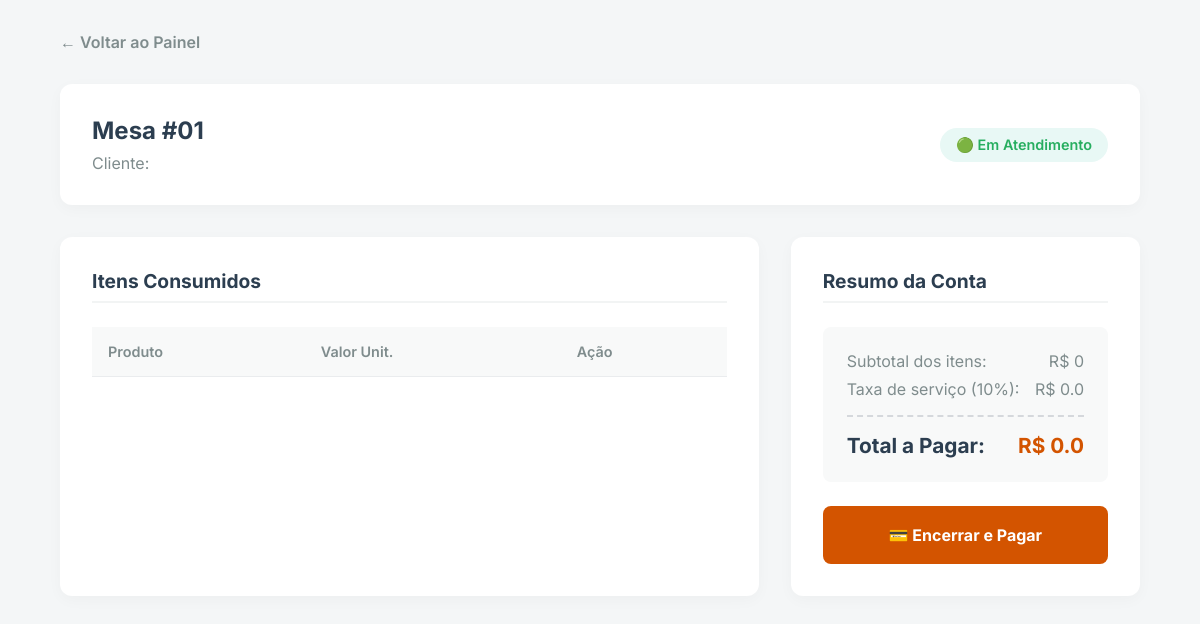
/pedidos/16, run on an earlier commit of the app's database.
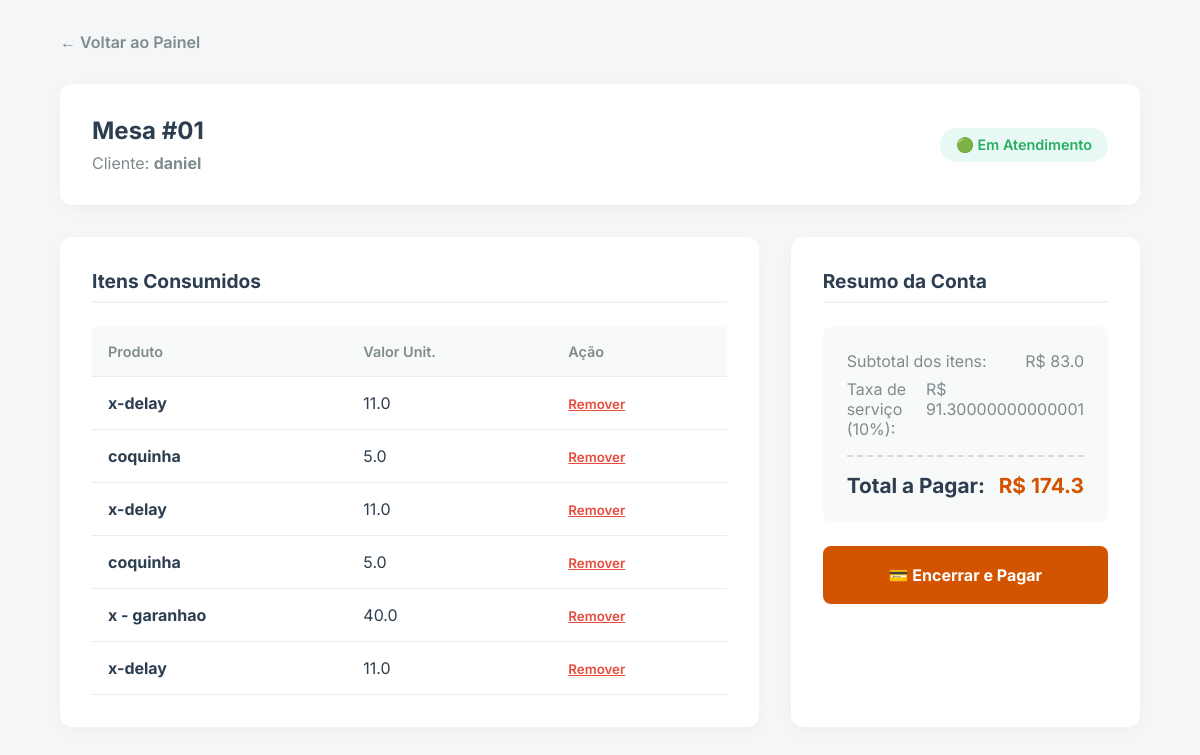
And on a later commit of the database.
### tables this page shows
CREATE TABLE MESA(
    id integer primary key autoincrement,
    comanda varchar(255)
    );

CREATE TABLE ITEM_MESA(
    id_mesa integer ,
    id_item integer,
    status varchar(20),
    FOREIGN KEY("id_mesa") references mesa ("id"),
    FOREIGN KEY("id_item") references cardapio ("id")                        
    );

CREATE TABLE CARDAPIO(
    id INTEGER PRIMARY KEY AUTOINCREMENT,
    produto varchar(255),
    preco  REAL(10,2),
    descricao varchar(255),
    categoria varchar(50),
    pastaimagem varchar(255),
    nomeimagem varchar(255)                  
                            );

### app.py (the view)
@app.route("/pedidos/<int:idmesa>")
def pedidos(idmesa):
    dados = banco.execute_query(r"""
    SELECT * FROM ITEM_MESA IM
    INNER JOIN CARDAPIO C ON C.id=IM.id_item
    INNER JOIN MESA M ON M.ID=IM.ID_MESA
    WHERE im.id_mesa=? ;""",idmesa)
    return render_template('pedidos.html',mesas=dados)

### app.py (called while the page is built)
@app.teardown_appcontext
def close_connection(exception):
    db_conn = g.pop('db',None)
    if db_conn is not None:
        db_conn.close()
        print("CONEXÃO ENCERRADA COM SUCESSO!!")

### models/database.py (called while the page is built)
    def get_conn(self):
        if "db" not in g:
            g.db = sqlite3.connect(self.caminhoBanco)
            g.db.row_factory=sqlite3.Row
        return g.db

    def execute_query(self,sql,*params):
        conn = self.get_conn()
        cursor= conn.cursor()
        cursor.execute(sql,params)
        return cursor.fetchall()

### templates/pedidos.html (shortened to what this page needs)
<!DOCTYPE html>
<html lang="pt-BR">
<head>
</head>
<body>
    <div class="top-bar">
        <a href="{{ url_for('painel') }}" class="btn-voltar">← Voltar ao Painel</a>
    </div>
    <div class="mesa-header-card">
        <div class="mesa-info">
            <h1>Mesa #01</h1>
            <p>Cliente: <strong>
                {% if mesas %}
                {{ mesas[0]['comanda'] }}
                {% endif %}
            </strong></p>
        </div>
        <div class="status-badge">🟢 Em Atendimento</div>
    </div>
    <div class="content-grid">
        <div class="card">
            <h3>Itens Consumidos</h3>
            <div class="table-responsive">
                <table class="order-table">
                    <thead>
                        <tr>
                            <th>Produto</th>
                            <th>Valor Unit.</th>
                            <th>Ação</th>
                        </tr>
                    </thead>
                    <tbody>
                        {% set valortotal=namespace(total=0) %}
                        {% if mesas %}
                        {% for m in mesas %}
                        <tr>
                            <td><strong> {{ m['produto'] }}</strong></td>
                            <td>{{ m['preco'] }}</td>
                            <td><button class="btn-remover">Remover</button></td>
                            {% set valortotal.total = valortotal.total + m['preco'] %}
                        </tr>
                        {% endfor %}
                        {% endif %}
                    </tbody>
                </table>
            </div>
        </div>
        <div class="card">
            <h3>Resumo da Conta</h3>
            <div class="resumo-box">
                <div class="resumo-linha">
                    <span>Subtotal dos itens:</span>
                    <span>R$ {{ valortotal.total }}</span>
                </div>
                <div class="resumo-linha">
                    <span>Taxa de serviço (10%):</span>
                    <span>R$ {{ valortotal.total*1.10 }}</span>
                </div>
                <div class="resumo-total">
                    <span>Total a Pagar:</span>
                    <span style="color: var(--primary-color);">R$ {{ valortotal.total + (valortotal.total*1.10) }}</span>
                </div>
            </div>
            <form action="/encerrar_mesa/1" method="POST" onsubmit="return confirm('Confirmar o pagamento e encerrar esta mesa?');">
                <button type="submit" class="btn-encerrar">💳 Encerrar e Pagar</button>
            </form>
        </div>
    </div>
</body>
</html>

What changed in the data, as far as the page shows it:
added MESA: comanda "daniel"
now on this page (row edited): ITEM_MESA: produto "x-delay", preco "11.0"
now on this page (row edited): ITEM_MESA: produto "coquinha", preco "5.0"
now on this page (row edited): ITEM_MESA: produto "x-delay", preco "11.0"
now on this page (row edited): ITEM_MESA: produto "coquinha", preco "5.0"
now on this page (row edited): ITEM_MESA: produto "x - garanhao", preco "40.0"
now on this page (row edited): ITEM_MESA: produto "x-delay", preco "11.0"
Also different on the page:
{{ valortotal.total }}: "0" → "83.0"
{{ valortotal.total*1.10 }}: "0.0" → "91.30000000000001"
{{ valortotal.total + (valortotal.total*1.10) }}: "0.0" → "174.3"
